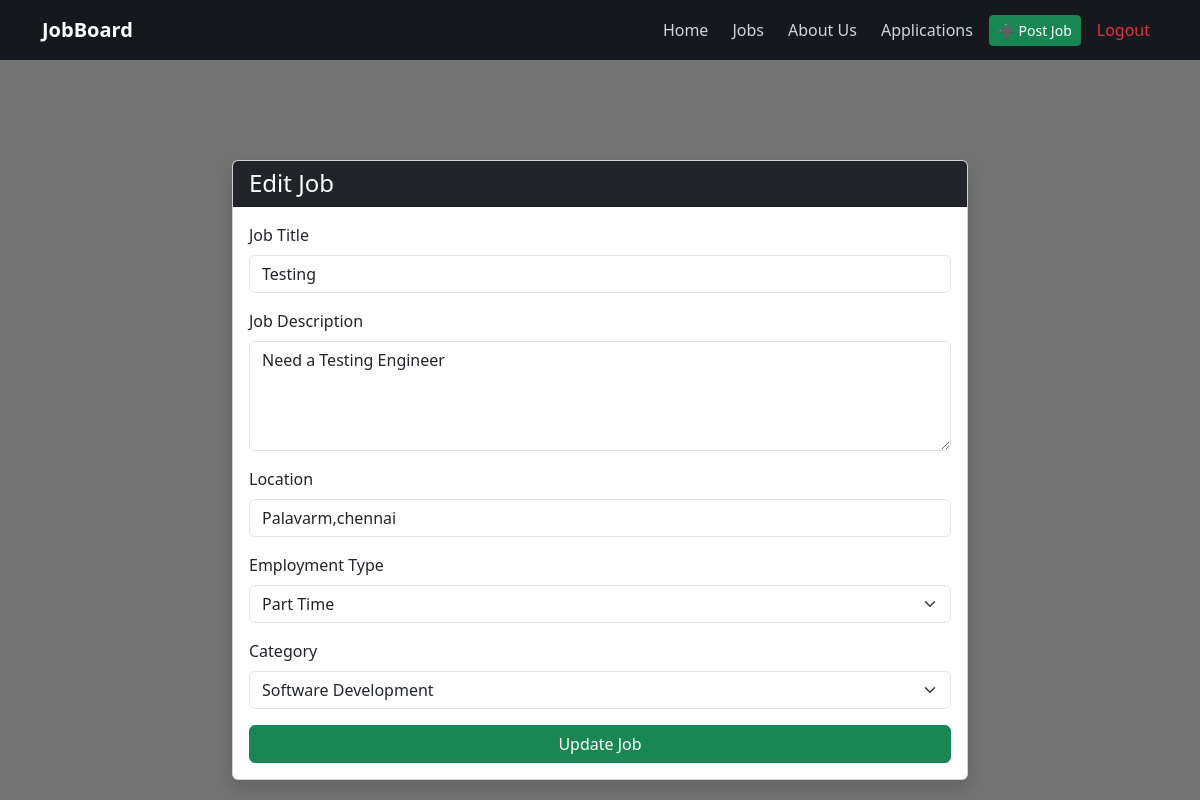
The app's page /update/9/ (signed in) with its own data.
### jobs/models.py (models this page shows, shortened)
class Job(models.Model):
    EMPLOYMENT_TYPE = (
        ('fulltime', 'Full Time'),
        ('parttime', 'Part Time'),
        ('internship', 'Internship'),
    )
    CATEGORY_CHOICES = (
        ('Software Development', 'Software Development'),
        ('Data & Analytics', 'Data & Analytics'),
        ('Design & UI', 'Design & UI'),
        ('Marketing', 'Marketing'),
        ('Sales', 'Sales'),
        ('Customer Support', 'Customer Support'),
    )
    employer = models.ForeignKey(User, on_delete=models.CASCADE)
    title = models.CharField(max_length=100)
    description = models.TextField()
    location = models.CharField(max_length=100)
    employment_type = models.CharField(max_length=20, choices=EMPLOYMENT_TYPE)
    category = models.CharField(max_length=50, choices=CATEGORY_CHOICES)
    created_at = models.DateTimeField(auto_now_add=True)

### jobs/views.py (the view)
# urls.py: path('update/<int:pk>/', job_update, name='job_update'),
@login_required
def job_update(request, pk):
    job = get_object_or_404(Job, pk=pk, employer=request.user)
    if request.method == 'POST':
        form = JobForm(request.POST, instance=job)
        if form.is_valid():
            form.save()
            return redirect('job_list')
    else:
        form = JobForm(instance=job)
    return render(request, 'jobs/job_form.html', {
        'form': form,
        'title': 'Edit Job'
    })

### jobs/forms.py
class JobForm(forms.ModelForm):
    class Meta:
        model = Job
        fields = ['title', 'description', 'location', 'employment_type', 'category']
        widgets = {
            'title': forms.TextInput(attrs={'class': 'form-control', 'placeholder': 'Job Title'}),
            'description': forms.Textarea(attrs={'class': 'form-control', 'placeholder': 'Describe the job role', 'rows': 4}),
            'location': forms.TextInput(attrs={'class': 'form-control', 'placeholder': 'Location'}),
            'employment_type': forms.Select(attrs={'class': 'form-select'}),
            'category': forms.Select(attrs={'class': 'form-select'}),
        }

### jobs/templates/jobs/job_form.html (shortened to what this page needs)
{% extends 'base.html' %}
{% block content %}
<div class="container mt-5 pt-5">
    <div class="row justify-content-center">
        <div class="col-md-8">
            <div class="card shadow">
                <div class="card-header bg-dark text-white">
                    <h4 class="mb-0">{{ title }}</h4>
                </div>
                <div class="card-body">
                    <form method="POST">
                        <div class="mb-3">
                            <label for="id_title" class="form-label">Job Title</label>
                            {{ form.title }}
                        </div>
                        <div class="mb-3">
                            <label for="id_description" class="form-label">Job Description</label>
                            {{ form.description }}
                        </div>
                        <div class="mb-3">
                            <label for="id_location" class="form-label">Location</label>
                            {{ form.location }}
                        </div>
                        <div class="mb-3">
                            <label for="id_employment_type" class="form-label">Employment Type</label>
                            {{ form.employment_type }}
                        </div>
                        <div class="mb-3">
                            <label for="id_category" class="form-label">Category</label>
                            <select name="category" class="form-select" id="id_category" required>
                                <option value="Software Development" {% if form.instance.category == "Software Development" %}selected{% endif %}>Software Development</option>
                            </select>
                        </div>
                        <div class="d-grid">
                            <button type="submit" class="btn btn-success">
                                {% if title == "Post Job" %}Post Job{% else %}Update Job{% endif %}
                            </button>
                        </div>
                    </form>
                </div>
            </div>
        </div>
    </div>
</div>
{% endblock %}

### jobs/templates/base.html (style rules this page uses)
html, body { margin: 0; padding: 0; overflow-x: hidden; }
body { background-image: url('https://img.freepik.com/premium-photo/magnifying-glass-focused-job-text_143683-11517.jpg'); background-size: cover; background-position: center; background-repeat: no-repeat; }

### records on screen
Job: title "Testing", description "Need a Testing Engineer", location "Palavarm,chennai", employment_type "Part Time", category "Software Development"

### other values on screen
{{ title }} "Edit Job"
